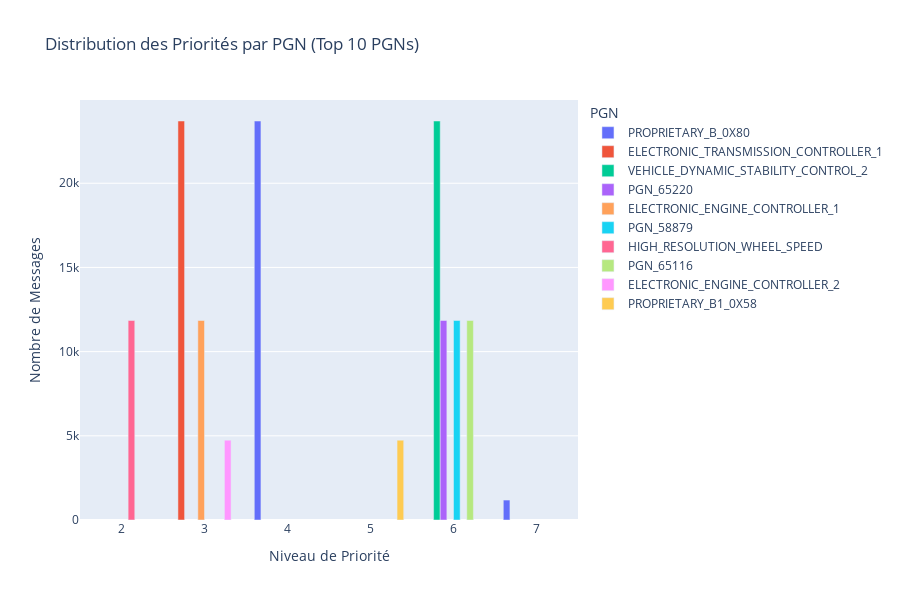

This figure's notebook cell:
### Markdown cell above
---
## 10. Corrélation PGN-Priorité

### But
Analyser si chaque PGN utilise toujours la même priorité (normal) ou si certains PGNs changent de priorité (suspect).

### Hypothèse Normale
Dans un système CAN bien configuré:
- Chaque PGN devrait avoir UNE priorité fixe
- Un PGN avec plusieurs priorités peut indiquer:
  - Une erreur de configuration
  - Une anomalie
  - Plusieurs ECUs envoyant le même PGN

### Pour CANlock
Cette analyse aide à établir le baseline "normal" pour détecter des déviations suspectes.

### Code cell
def analyze_pgn_priority_correlation(stats, top_n=10, sample_size=100000):
    """
    Analyse la relation entre PGN et priorité.
    Utilise un échantillon pour accélérer.
    """
    # Obtenir les top PGNs
    top_pgn_list = [pgn for pgn, _ in stats['pgn_counts'].most_common(top_n)]
    
    # Reparser un échantillon pour avoir la corrélation PGN-Priorité
    pgn_priority_data = defaultdict(lambda: defaultdict(int))
    
    offset = 0
    total_sampled = 0
    
    with get_session() as session:
        while total_sampled < sample_size:
            q = select(CanMessage).offset(offset).limit(BATCH_SIZE)
            batch = session.exec(q).all()
            
            if not batch:
                break
            
            for msg in batch:
                if msg.can_identifier is None:
                    continue
                
                try:
                    pgn = SessionDecoder.extract_pgn_number_from_payload(msg.can_identifier)
                    if pgn in top_pgn_list:
                        priority = (msg.can_identifier >> 26) & 0x7
                        pgn_priority_data[pgn][priority] += 1
                        total_sampled += 1
                except Exception:
                    pass
            
            offset += BATCH_SIZE
            
            if total_sampled >= sample_size:
                break
    
    # Créer DataFrame
    data_rows = []
    for pgn in top_pgn_list:
        pgn_name = get_pgn_display_name(pgn, PGN_NAME_MAPPING)
        for priority in range(8):
            count = pgn_priority_data[pgn][priority]
            if count > 0:
                data_rows.append({
                    'PGN_name': pgn_name,
                    'PGN': pgn,
                    'Priority': priority,
                    'Count': count
                })
    
    return pd.DataFrame(data_rows)

print("Analyse de la corrélation PGN-Priorité...")
print("(Échantillon de 100k messages pour accélérer)\n")

df_pgn_priority = analyze_pgn_priority_correlation(stats, top_n=10, sample_size=100000)

if not df_pgn_priority.empty:
    # Analyse: PGNs avec une seule priorité vs plusieurs
    pgn_priority_counts = df_pgn_priority.groupby('PGN_name')['Priority'].nunique()
    single_priority_pgns = sum(pgn_priority_counts == 1)
    multi_priority_pgns = sum(pgn_priority_counts > 1)
    
    print(f"RÉSULTATS - Corrélation PGN-Priorité")
    print(f"{'='*60}")
    print(f"PGNs avec une seule priorité: {single_priority_pgns}/10")
    print(f"PGNs avec plusieurs priorités: {multi_priority_pgns}/10")
    
    if multi_priority_pgns > 0:
        print(f"\nPGNs avec priorités multiples (à investiguer):")
        for pgn in pgn_priority_counts[pgn_priority_counts > 1].index:
            print(f"  - {pgn}")
    
    # Histogramme groupé par PGN
    print("\nCréation de l'histogramme...")
    
    fig = px.bar(df_pgn_priority, 
                 x='Priority', 
                 y='Count',
                 color='PGN_name',
                 barmode='group',
                 title='Distribution des Priorités par PGN (Top 10 PGNs)',
                 labels={'Priority': 'Niveau de Priorité', 'Count': 'Nombre de Messages', 'PGN_name': 'PGN'},
                 height=600)
    fig.update_layout(xaxis=dict(tickmode='linear', dtick=1))
    fig.show()
    
    print("\nObservation: Dans un système normal, chaque PGN devrait avoir une priorité fixe (une seule barre par PGN).")
else:
    print("Pas assez de données pour l'analyse de corrélation")

### Figure 1 — Plotly figure (JSON) as saved in the notebook; plotly's stock layout.template omitted (floating-point values rounded to 4 significant figures)
{"data": [{"alignmentgroup": "True", "hovertemplate": "PGN=PROPRIETARY_B_0X80<br>Niveau de Priorité=%{x}<br>Nombre de Messages=%{y}<extra></extra>", "legendgroup": "PROPRIETARY_B_0X80", "marker": {"color": "#636efa", "pattern": {"shape": ""}}, "name": "PROPRIETARY_B_0X80", "offsetgroup": "PROPRIETARY_B_0X80", "orientation": "v", "showlegend": true, "textposition": "auto", "type": "bar", "x": [4, 7], "xaxis": "x", "y": [23696, 1184], "yaxis": "y"}, {"alignmentgroup": "True", "hovertemplate": "PGN=ELECTRONIC_TRANSMISSION_CONTROLLER_1<br>Niveau de Priorité=%{x}<br>Nombre de Messages=%{y}<extra></extra>", "legendgroup": "ELECTRONIC_TRANSMISSION_CONTROLLER_1", "marker": {"color": "#EF553B", "pattern": {"shape": ""}}, "name": "ELECTRONIC_TRANSMISSION_CONTROLLER_1", "offsetgroup": "ELECTRONIC_TRANSMISSION_CONTROLLER_1", "orientation": "v", "showlegend": true, "textposition": "auto", "type": "bar", "x": [3], "xaxis": "x", "y": [23697], "yaxis": "y"}, {"alignmentgroup": "True", "hovertemplate": "PGN=VEHICLE_DYNAMIC_STABILITY_CONTROL_2<br>Niveau de Priorité=%{x}<br>Nombre de Messages=%{y}<extra></extra>", "legendgroup": "VEHICLE_DYNAMIC_STABILITY_CONTROL_2", "marker": {"color": "#00cc96", "pattern": {"shape": ""}}, "name": "VEHICLE_DYNAMIC_STABILITY_CONTROL_2", "offsetgroup": "VEHICLE_DYNAMIC_STABILITY_CONTROL_2", "orientation": "v", "showlegend": true, "textposition": "auto", "type": "bar", "x": [6], "xaxis": "x", "y": [23697], "yaxis": "y"}, {"alignmentgroup": "True", "hovertemplate": "PGN=PGN_65220<br>Niveau de Priorité=%{x}<br>Nombre de Messages=%{y}<extra></extra>", "legendgroup": "PGN_65220", "marker": {"color": "#ab63fa", "pattern": {"shape": ""}}, "name": "PGN_65220", "offsetgroup": "PGN_65220", "orientation": "v", "showlegend": true, "textposition": "auto", "type": "bar", "x": [6], "xaxis": "x", "y": [11849], "yaxis": "y"}, {"alignmentgroup": "True", "hovertemplate": "PGN=ELECTRONIC_ENGINE_CONTROLLER_1<br>Niveau de Priorité=%{x}<br>Nombre de Messages=%{y}<extra></extra>", "legendgroup": "ELECTRONIC_ENGINE_CONTROLLER_1", "marker": {"color": "#FFA15A", "pattern": {"shape": ""}}, "name": "ELECTRONIC_ENGINE_CONTROLLER_1", "offsetgroup": "ELECTRONIC_ENGINE_CONTROLLER_1", "orientation": "v", "showlegend": true, "textposition": "auto", "type": "bar", "x": [3], "xaxis": "x", "y": [11848], "yaxis": "y"}, {"alignmentgroup": "True", "hovertemplate": "PGN=PGN_58879<br>Niveau de Priorité=%{x}<br>Nombre de Messages=%{y}<extra></extra>", "legendgroup": "PGN_58879", "marker": {"color": "#19d3f3", "pattern": {"shape": ""}}, "name": "PGN_58879", "offsetgroup": "PGN_58879", "orientation": "v", "showlegend": true, "textposition": "auto", "type": "bar", "x": [6], "xaxis": "x", "y": [11850], "yaxis": "y"}, {"alignmentgroup": "True", "hovertemplate": "PGN=HIGH_RESOLUTION_WHEEL_SPEED<br>Niveau de Priorité=%{x}<br>Nombre de Messages=%{y}<extra></extra>", "legendgroup": "HIGH_RESOLUTION_WHEEL_SPEED", "marker": {"color": "#FF6692", "pattern": {"shape": ""}}, "name": "HIGH_RESOLUTION_WHEEL_SPEED", "offsetgroup": "HIGH_RESOLUTION_WHEEL_SPEED", "orientation": "v", "showlegend": true, "textposition": "auto", "type": "bar", "x": [2], "xaxis": "x", "y": [11849], "yaxis": "y"}, {"alignmentgroup": "True", "hovertemplate": "PGN=PGN_65116<br>Niveau de Priorité=%{x}<br>Nombre de Messages=%{y}<extra></extra>", "legendgroup": "PGN_65116", "marker": {"color": "#B6E880", "pattern": {"shape": ""}}, "name": "PGN_65116", "offsetgroup": "PGN_65116", "orientation": "v", "showlegend": true, "textposition": "auto", "type": "bar", "x": [6], "xaxis": "x", "y": [11849], "yaxis": "y"}, {"alignmentgroup": "True", "hovertemplate": "PGN=ELECTRONIC_ENGINE_CONTROLLER_2<br>Niveau de Priorité=%{x}<br>Nombre de Messages=%{y}<extra></extra>", "legendgroup": "ELECTRONIC_ENGINE_CONTROLLER_2", "marker": {"color": "#FF97FF", "pattern": {"shape": ""}}, "name": "ELECTRONIC_ENGINE_CONTROLLER_2", "offsetgroup": "ELECTRONIC_ENGINE_CONTROLLER_2", "orientation": "v", "showlegend": true, "textposition": "auto", "type": "bar", "x": [3], "xaxis": "x", "y": [4739], "yaxis": "y"}, {"alignmentgroup": "True", "hovertemplate": "PGN=PROPRIETARY_B1_0X58<br>Niveau de Priorité=%{x}<br>Nombre de Messages=%{y}<extra></extra>", "legendgroup": "PROPRIETARY_B1_0X58", "marker": {"color": "#FECB52", "pattern": {"shape": ""}}, "name": "PROPRIETARY_B1_0X58", "offsetgroup": "PROPRIETARY_B1_0X58", "orientation": "v", "showlegend": true, "textposition": "auto", "type": "bar", "x": [5], "xaxis": "x", "y": [4738], "yaxis": "y"}], "layout": {"barmode": "group", "height": 600, "legend": {"title": {"text": "PGN"}, "tracegroupgap": 0}, "title": {"text": "Distribution des Priorités par PGN (Top 10 PGNs)"}, "xaxis": {"anchor": "y", "domain": [0, 1], "dtick": 1, "tickmode": "linear", "title": {"text": "Niveau de Priorité"}}, "yaxis": {"anchor": "x", "domain": [0, 1], "title": {"text": "Nombre de Messages"}}}}
